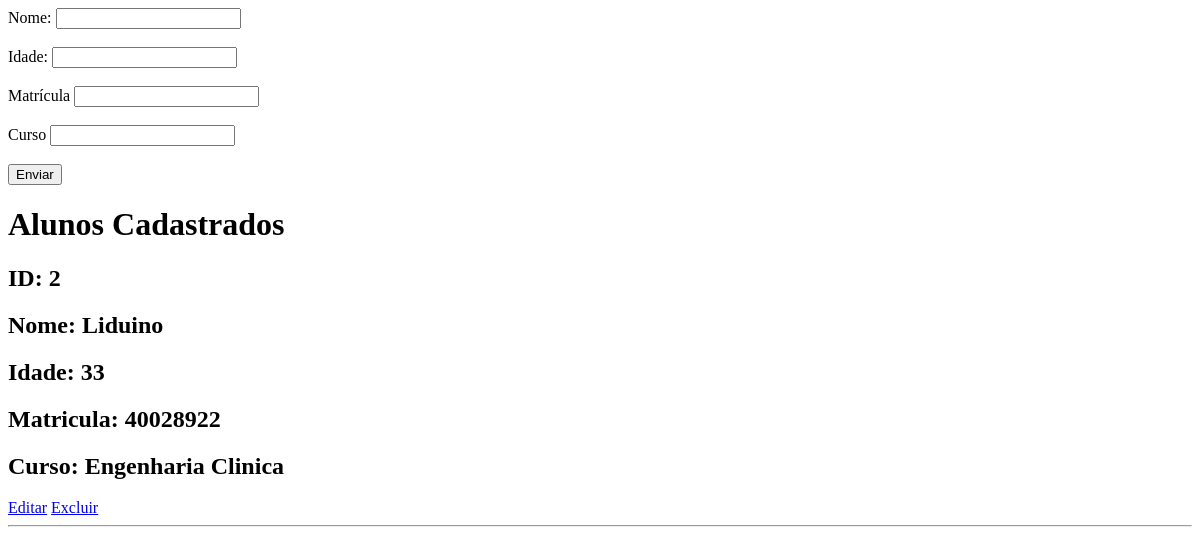
The page /crud-alunos/index.php on the database as committed earlier.
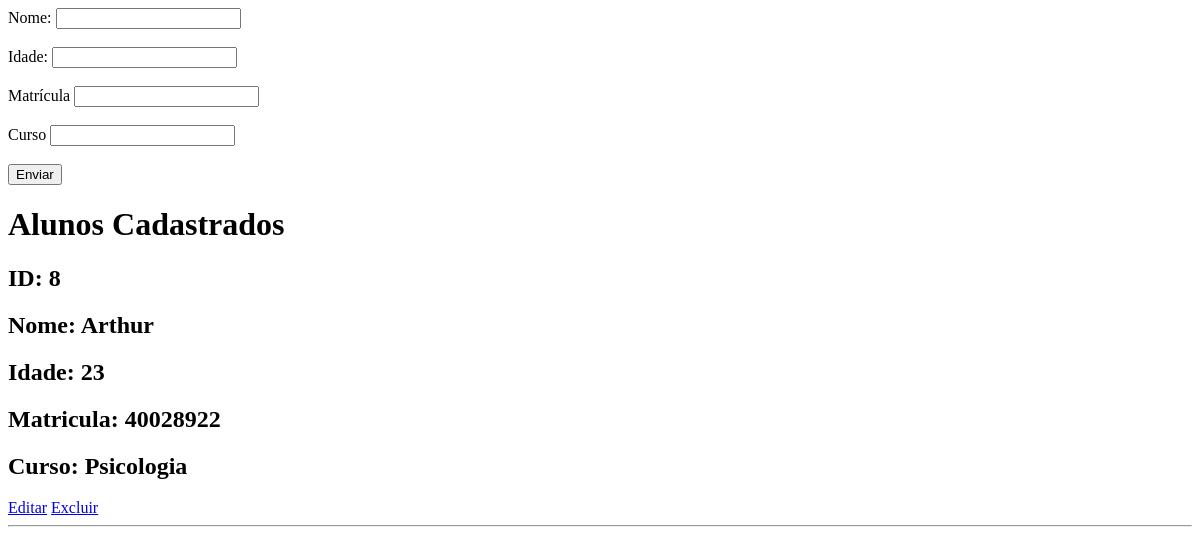
The same page on the database as committed later.
### tables this page shows
CREATE TABLE alunos(
    id INTEGER PRIMARY KEY AUTOINCREMENT,
    nome TEXT NOT NULL,
    idade INTEGER NOT NULL,
    matricula TEXT NOT NULL,
    curso TEXT NOT NULL
    );

### crud-alunos/classes/AlunoRepository.php (called while the page is built, shortened)
<?php
class AlunoRepository
{
    private PDO $pdo;
    public function __construct(
        PDO $pdo
    ) {
        $this->pdo = $pdo;
    }
    public function listar(): array
    {
        $sql = "SELECT * FROM alunos";
        $stmt = $this->pdo->prepare($sql);
        $stmt->execute();
        return $stmt->fetchAll(PDO::FETCH_ASSOC);
    }
}

### crud-alunos/index.php (the view, shortened to what this page needs)
<?php
require_once "config/database.php";
require_once "classes/AlunoRepository.php";
$repository = new AlunoRepository($pdo);
$alunos = $repository->listar();
?>
<!DOCTYPE html>
<html lang="pt-BR">
<head>
</head>
<body>
    <form method="POST">
        <label>Nome:</label>
        <input type="text" name="nome" value="<?= htmlspecialchars($nome ?? "") ?>">
        <br><br>
        <label>Idade:</label>
        <input type="number" name="idade" value="<?= $idade ?? "" ?>">
        <br><br>
        <label>Matrícula</label>
        <input type="text" name="matricula" value="<?= htmlspecialchars($matricula ?? "") ?>">
        <br><br>
        <label>Curso</label>
        <input type="text" name="curso" value="<?= htmlspecialchars($curso ?? "") ?>">
        <br><br>
        <button type="submit">Enviar</button>
    </form>
    <h1>Alunos Cadastrados</h1>
    <?php if (empty($alunos)): ?>
        <p>Sem alunos cadastrados</p>
    <?php else: ?>
        <?php foreach ($alunos as $aluno): ?>
            <h2>ID: <?= htmlspecialchars($aluno["id"]) ?></h2>
            <h2>Nome: <?= htmlspecialchars($aluno["nome"]) ?></h2>
            <h2>Idade: <?= htmlspecialchars($aluno["idade"]) ?></h2>
            <h2>Matricula: <?= htmlspecialchars($aluno["matricula"]) ?></h2>
            <h2>Curso: <?= htmlspecialchars($aluno["curso"]) ?></h2>
            <a href="?editar=<?= $aluno["id"] ?>">Editar</a>
            <a href="?excluir=<?= $aluno["id"] ?>">Excluir</a>
            <hr>
        <?php endforeach; ?>
    <?php endif; ?>
</body>
</html>

Rows that differ between the two databases and show on the page:
removed alunos: id "2", nome "Liduino", idade "33", matricula "40028922", curso "Engenharia Clinica"
added alunos: id "8", nome "Arthur", idade "23", matricula "40028922", curso "Psicologia"
